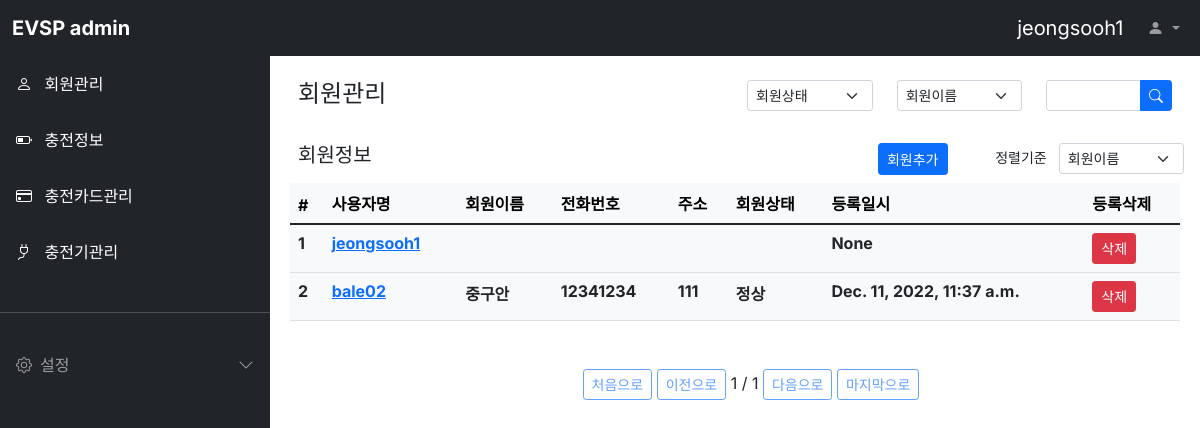
Page /evuser/ (signed in) on the committed database.
### evuser/models.py (models this page shows, shortened)
class Evuser(models.Model):
  CONTRACTED = 'CONT'
  NORMAL = 'NOR'
  USER_STATUS = [
    ('정상', '정상'),
    ('해지', '해지'),
    ('유예', '유예'),
  ]
  USER_CATEGORY = [
    ('일반', '일반'),
    ('법인', '법인'),
    ('기타', '기타'),
  ]
  userid = models.CharField(max_length=64, verbose_name='회원아이디')
  password = models.CharField(max_length=128, verbose_name='비밀번호')
  name = models.CharField(max_length=64, verbose_name='회원이름')
  email = models.EmailField(max_length=128, verbose_name='이메일')
  phone = models.CharField(max_length=64, verbose_name='전화번호')
  category = models.CharField(max_length=64,
    choices=USER_CATEGORY, default= '일반', verbose_name='회원구분')
  status = models.CharField(max_length=64,
    choices=USER_STATUS, default= '정상', verbose_name='회원상태')
  address = models.TextField(verbose_name='주소')
  level = models.CharField(max_length=8, verbose_name='등급',
    choices=(
      ('admin', 'admin'),
      ('user', 'user')
  ))
  last_use_dttm = models.DateTimeField(auto_now_add=True, verbose_name='최근사용시간')
  register_dttm = models.DateTimeField(auto_now_add=True, verbose_name='등록시간')
  class Meta:
    db_table = 'evsp_evuser'
    verbose_name = '회원'
    verbose_name_plural = '회원'

### evuser/views.py (the view)
# urls.py: path('evuser/', EvuserList.as_view()),
class EvuserList(ListView):
  model = Evuser
  template_name='evuser.html'
  context_object_name = 'evuserList'
  paginate_by = 2
  queryset = Evuser.objects.all()
  def get_context_data(self, **kwargs):
    context = super(EvuserList, self).get_context_data(**kwargs)
    user_id = self.request.session['user']
    context['loginuser'] = user_id
    return context

### evuser/templates/evuser.html (shortened to what this page needs)
{% extends "base.html" %}
{% block contents %}
<div class="row mt-3 mx-3">
  <div class="col-md-6 fw-bold"><h4>회원관리</h4></div>
  <div class="col-md-2">
    <select class="form-select form-select-sm" aria-label="Default select example">
      <option selected>회원상태</option>
    </select>
  </div>
  <div class="col-md-2">
    <select class="form-select form-select-sm" aria-label="Default select example">
      <option selected>회원이름</option>
    </select>
  </div>
  <div class="col-md-2">
    <form method="get" action="/evuser/search">
      <div class="input-group input-group-sm">
        <input type="text" class="form-control" placeholder="" aria-label="Recipient's userid" aria-describedby="button-addon2">
        <button class="btn btn-primary" type="button" id="button-addon2">
          <i class="bi bi-search"></i>
        </button>
      </div>
    </form>
  </div>
</div>
<div class="row mt-3 mx-3">
  <div class="col-md-6 fw-bold"><h5>회원정보</h5></div>
  <div class="col-md-3 d-grid justify-content-md-end">
    <button class="btn btn-primary btn-sm"
      onclick="location.href='/evuser/register/'">회원추가
    </button>
  </div>
  <div class="col-md-3">
    <div class="row justify-content-end">
      <label class="col form-select-sm text-end">정렬기준</label>
      <select class="col form-select form-select-sm" aria-label="Default select example">
        <option selected>회원이름</option>
      </select>
    </div>
  </div>
</div>
<div class="row mt-2 mx-2">
  <div class="col-12">
    <table class="table table-light">
      <thead class="thead-light">
        <tr>
          <th scope="col">#</th>
          <th scope="col">사용자명</th>
          <th scope="col">회원이름</th>
          <th scope="col">전화번호</th>
          <th scope="col">주소</th>
          <th scope="col">회원상태</th>
          <th scope="col">등록일시</th>
          <th scope="col">등록삭제</th>
        </tr>
      </thead>
      <tbody class="text-dark">
        {% for evuser in evuserList %}
        <tr>
          <th scope="row">{{ evuser.id }}</th>
          <th><a href="/evuser/{{ evuser.id }}">{{ evuser.userid }}</a></th>
          <th>{{ evuser.name }}</th>
          <th>{{ evuser.phone }}</th>
          <th>{{ evuser.address }}</th>
          <th>{{ evuser.status }}</th>
          <th>{{ evuser.register_dttm }}</th>
          <th><a class="btn btn-primary btn-sm btn-danger" id="evuser-{{ evuser.id }}" href="/evuser/{{ evuser.id }}/delete" target="_blank">삭제</a></th>
        </tr>
        {% endfor %}
      </tbody>
    </table>
    <div class="pagination justify-content-center mt-5">
      <ul class="step-links">
        {% if page_obj.has_previous %}
        <a class="btn btn-sm btn-outline-primary" href="?page=1">처음으로</a>
        <a class="btn btn-sm btn-outline-primary" href="?page={{ page_obj.previous_page_number }}">이전으로</a>
        {% else %}
        <a class="btn btn-sm btn-outline-primary disabled" href="#">처음으로</a>
        <a class="btn btn-sm btn-outline-primary disabled" href="#">이전으로</a>
        {% endif %}
      <span class="current">
        {{ page_obj.number }} / {{ page_obj.paginator.num_pages }}
      </span>
        {% if page_obj.has_next %}
        <a class="btn btn-sm btn-outline-primary" href="?page={{ page_obj.next_page_number }}">다음으로</a>
        <a class="btn btn-sm btn-outline-primary" href="?page={{ page_obj.paginator.num_pages }}">마지막으로</a>
        {% else %}
        <a class="btn btn-sm btn-outline-primary disabled" href="#">다음으로</a>
        <a class="btn btn-sm btn-outline-primary disabled" href="#">마지막으로</a>
        {% endif %}
      </ul>
    </div>
  </div>
</div>
{% endblock %}

### evuser/templates/base.html (shortened to what this page needs)
<html>
<head>
  <link href="https://cdn.jsdelivr.net/npm/bootstrap@5.1.3/dist/css/bootstrap.min.css" rel="stylesheet">
  <link rel="stylesheet" href="https://cdn.jsdelivr.net/npm/bootstrap-icons@1.8.1/font/bootstrap-icons.css">
  <link rel="stylesheet" href="/static/style.css" />
</head>
<body>
  <nav class="navbar navbar-expand-lg navbar-dark bg-dark fixed-top">
    <div class="container-fluid">
      <a class="navbar-brand fw-bold me-auto" href="#">EVSP admin</a>
      <div class="collapse navbar-collapse" id="navbarSupportedContent">
        <a class="navbar-brand ms-auto" href="#">{{ loginuser }}</a>
        <ul class="navbar-nav mb-2 mb-lg-0">
          <li class="nav-item dropdown">
            <a class="nav-link dropdown-toggle" href="#" id="navbarDropdown" role="button" data-bs-toggle="dropdown" aria-expanded="false">
              <i class="bi bi-person-fill"></i>
            </a>
          </li>
        </ul>
      </div>
    </div>
  </nav>
  <div
    class="offcanvas bg-dark sidebar-nav"
    tabindex="-1" id="offcanvasExample"
    aria-labelledby="offcanvasExampleLabel"
  >
    <div class="offcanvas-body p-0">
      <nav class="navbar-dark">
        <ul class="navbar-nav">
          <li>
            <a href="/evuser/" class="nav-link p-3 active">
              <span class="me-2">
                <i class="bi bi-person"></i>
              </span>
              <span>회원관리</span>
            </a>
          </li>
          <li>
            <a href="/charginginfo/" class="nav-link p-3 active">
              <span class="me-2">
                <i class="bi bi-battery-half"></i>
              </span>
              <span>충전정보</span>
            </a>
          </li>
          <li>
            <a href="/cardinfo/" class="nav-link p-3 active">
              <span class="me-2">
                <i class="bi bi-credit-card"></i>
              </span>
              <span>충전카드관리</span>
            </a>
          </li>
          <li>
            <a href="/evcharger/" class="nav-link p-3 active">
              <span class="me-2">
                <i class="bi bi-plug"></i>
              </span>
              <span>충전기관리</span>
            </a>
          </li>
          <li class="my-4">
            <hr class="dropdown-divider bg-light" />
          </li>
          <li>
            <a class="nav-link px-3 sidebar-link" data-bs-toggle="collapse"
              href="#collapseExample" role="button" aria-expanded="false"
              aria-controls="collapseExample"
            >
              <span class="me-2">
                <i class="bi bi-gear"></i>
              </span>
              <span>설정</span>
              <span class="right-icon ms-auto">
                <i class="bi bi-chevron-down"></i>
              </span>
            </a>
          </li>
        </ul>
      </nav>
    </div>
  </div>
  <main class="mt-5 pt-3">
    {% block contents %}
    {% endblock %}
  </main>
</body>
</html>

### static/style.css (style rules this page uses)
body, button { font-family: "Inter", sans-serif; }
:root { --offcanvas-width: 270px; --topNavbarHeight: 56px; }
.sidebar-nav { width: var(--offcanvas-width); }
.sidebar-link { display: flex; align-items: center; }
.sidebar-link .right-icon { display: inline-flex; transition: all ease 0.25s; }
@media (min-width: 992px) { body { overflow: auto !important; } }
@media (min-width: 992px) { main { margin-left: var(--offcanvas-width); } }
@media (min-width: 992px) { .sidebar-nav { transform: none; visibility: visible !important; top:var(--topNavbarHeight); height: calc(100% - var(--topNavbarHeight)); } }

### rows in the picture
Evuser: userid "jeongsooh1", id "1", register_dttm "None"
Evuser: id "2", userid "bale02", name "중구안", phone "12341234", address "111", status "정상", register_dttm "Dec. 11, 2022, 11:37 a.m."

### other values in the picture
{{ page_obj.number }} "1"
{{ page_obj.paginator.num_pages }} "1"
